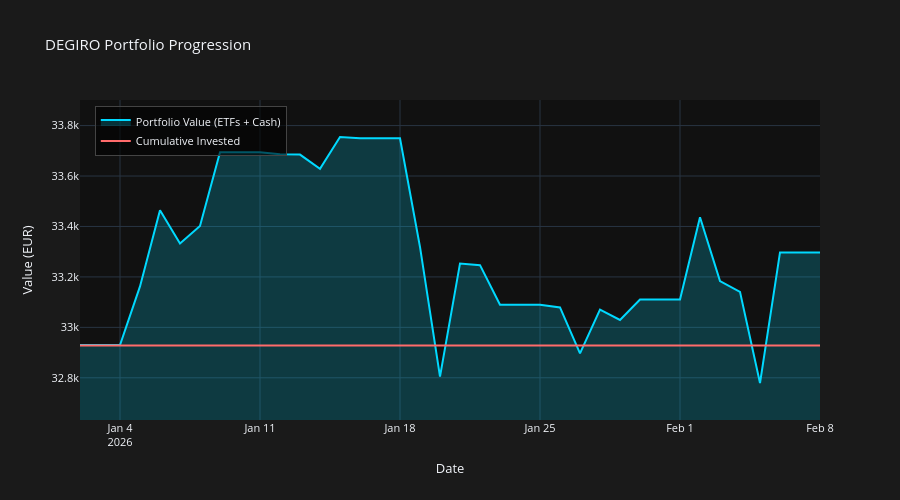

Notebook source saved alongside this figure:
### Markdown cell above
## Portfolio Visualization

### Code cell
if len(portfolio_df) > 0:
    fig = go.Figure()

    # Total portfolio value (ETFs + cash)
    fig.add_trace(
        go.Scatter(
            x=portfolio_df['date'],
            y=portfolio_df['total_value'],
            name='Portfolio Value (ETFs + Cash)',
            mode='lines',
            line=dict(color='#00D9FF', width=2),
            fill='tozeroy',
            fillcolor='rgba(0, 217, 255, 0.2)',
            hovertemplate='<b>%{x|%Y-%m-%d}</b><br>Value: €%{y:,.2f}<extra></extra>'
        )
    )

    # Cumulative invested amount
    fig.add_trace(
        go.Scatter(
            x=portfolio_df['date'],
            y=portfolio_df['cumulative_invested'],
            name='Cumulative Invested',
            mode='lines',
            line=dict(color='#FF6B6B', width=2),
            hovertemplate='<b>%{x|%Y-%m-%d}</b><br>Invested: €%{y:,.2f}<extra></extra>'
        )
    )

    # Calculate y-axis range with ±10% margin
    all_values = pd.concat([portfolio_df['total_value'], portfolio_df['cumulative_invested']])
    data_min = all_values.min()
    data_max = all_values.max()
    data_range = data_max - data_min
    margin = data_range * 0.15
    
    y_min = data_min - margin
    y_max = data_max + margin

    # Layout with dark theme
    fig.update_layout(
        title='DEGIRO Portfolio Progression',
        xaxis_title='Date',
        yaxis_title='Value (EUR)',
        yaxis=dict(range=[y_min, y_max]),
        hovermode='x unified',
        height=500,
        template='plotly_dark',
        font=dict(size=11),
        plot_bgcolor='#111111',
        paper_bgcolor='#1a1a1a',
        legend=dict(
            x=0.02,
            y=0.98,
            bgcolor='rgba(0, 0, 0, 0.6)',
            bordercolor='#444444',
            borderwidth=1
        )
    )

    fig.show()
    print("✓ Visualization complete")
else:
    print("✗ No data to visualize")

### Figure 1 — Plotly figure (JSON) as saved in the notebook; plotly's stock layout.template omitted (floating-point values rounded to 4 significant figures)
{"data": [{"fill": "tozeroy", "fillcolor": "rgba(0, 217, 255, 0.2)", "hovertemplate": "<b>%{x|%Y-%m-%d}</b><br>Value: €%{y:,.2f}<extra></extra>", "line": {"color": "#00D9FF", "width": 2}, "mode": "lines", "name": "Portfolio Value (ETFs + Cash)", "type": "scatter", "x": ["2026-01-02T00:00:00", "2026-01-03T00:00:00", "2026-01-04T00:00:00", "2026-01-05T00:00:00", "2026-01-06T00:00:00", "2026-01-07T00:00:00", "2026-01-08T00:00:00", "2026-01-09T00:00:00", "2026-01-10T00:00:00", "2026-01-11T00:00:00", "2026-01-12T00:00:00", "2026-01-13T00:00:00", "2026-01-14T00:00:00", "2026-01-15T00:00:00", "2026-01-16T00:00:00", "2026-01-17T00:00:00", "2026-01-18T00:00:00", "2026-01-19T00:00:00", "2026-01-20T00:00:00", "2026-01-21T00:00:00", "2026-01-22T00:00:00", "2026-01-23T00:00:00", "2026-01-24T00:00:00", "2026-01-25T00:00:00", "2026-01-26T00:00:00", "2026-01-27T00:00:00", "2026-01-28T00:00:00", "2026-01-29T00:00:00", "2026-01-30T00:00:00", "2026-01-31T00:00:00", "2026-02-01T00:00:00", "2026-02-02T00:00:00", "2026-02-03T00:00:00", "2026-02-04T00:00:00", "2026-02-05T00:00:00", "2026-02-06T00:00:00", "2026-02-07T00:00:00", "2026-02-08T00:00:00"], "y": [32930.0, 32930.0, 32930.0, 33160.0, 33460.0, 33330.0, 33400.0, 33690.0, 33690.0, 33690.0, 33690.0, 33680.0, 33630.0, 33750.0, 33750.0, 33750.0, 33750.0, 33320.0, 32800.0, 33250.0, 33250.0, 33090.0, 33090.0, 33090.0, 33080.0, 32900.0, 33070.0, 33030.0, 33110.0, 33110.0, 33110.0, 33440.0, 33180.0, 33140.0, 32780.0, 33300.0, 33300.0, 33300.0]}, {"hovertemplate": "<b>%{x|%Y-%m-%d}</b><br>Invested: €%{y:,.2f}<extra></extra>", "line": {"color": "#FF6B6B", "width": 2}, "mode": "lines", "name": "Cumulative Invested", "type": "scatter", "x": ["2026-01-02T00:00:00", "2026-01-03T00:00:00", "2026-01-04T00:00:00", "2026-01-05T00:00:00", "2026-01-06T00:00:00", "2026-01-07T00:00:00", "2026-01-08T00:00:00", "2026-01-09T00:00:00", "2026-01-10T00:00:00", "2026-01-11T00:00:00", "2026-01-12T00:00:00", "2026-01-13T00:00:00", "2026-01-14T00:00:00", "2026-01-15T00:00:00", "2026-01-16T00:00:00", "2026-01-17T00:00:00", "2026-01-18T00:00:00", "2026-01-19T00:00:00", "2026-01-20T00:00:00", "2026-01-21T00:00:00", "2026-01-22T00:00:00", "2026-01-23T00:00:00", "2026-01-24T00:00:00", "2026-01-25T00:00:00", "2026-01-26T00:00:00", "2026-01-27T00:00:00", "2026-01-28T00:00:00", "2026-01-29T00:00:00", "2026-01-30T00:00:00", "2026-01-31T00:00:00", "2026-02-01T00:00:00", "2026-02-02T00:00:00", "2026-02-03T00:00:00", "2026-02-04T00:00:00", "2026-02-05T00:00:00", "2026-02-06T00:00:00", "2026-02-07T00:00:00", "2026-02-08T00:00:00"], "y": [32928, 32928, 32928, 32928, 32928, 32928, 32928, 32928, 32928, 32928, 32928, 32928, 32928, 32928, 32928, 32928, 32928, 32928, 32928, 32928, 32928, 32928, 32928, 32928, 32928, 32928, 32928, 32928, 32928, 32928, 32928, 32928, 32928, 32928, 32928, 32928, 32928, 32928]}], "layout": {"font": {"size": 11}, "height": 500, "hovermode": "x unified", "legend": {"bgcolor": "rgba(0, 0, 0, 0.6)", "bordercolor": "#444444", "borderwidth": 1, "x": 0.02, "y": 0.98}, "paper_bgcolor": "#1a1a1a", "plot_bgcolor": "#111111", "title": {"text": "DEGIRO Portfolio Progression"}, "xaxis": {"title": {"text": "Date"}}, "yaxis": {"range": [32630.0, 33900.0], "title": {"text": "Value (EUR)"}}}}
